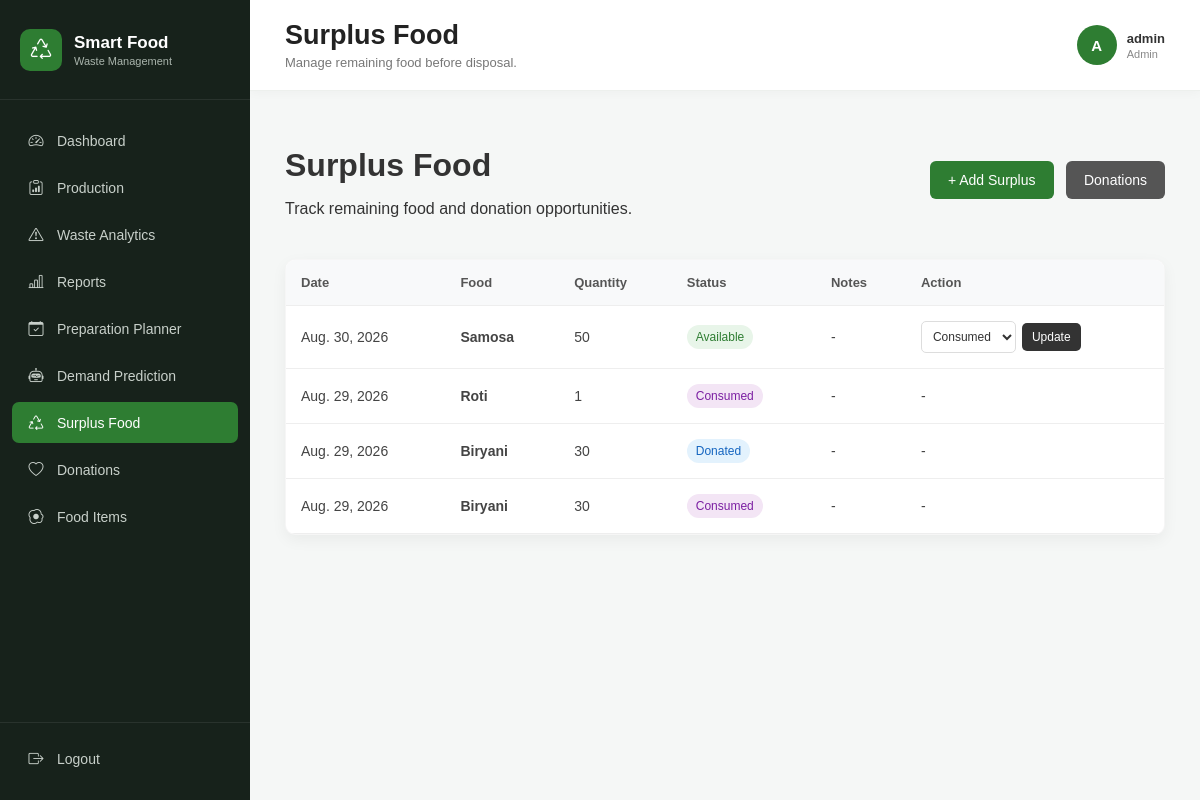
Page /surplus/ (signed in) on the committed database.
### waste_management/models.py (models this page shows, shortened)
class SurplusFood(models.Model):
    STATUS_CHOICES = [
        ('Available', 'Available'),
        ('Donated', 'Donated'),
        ('Consumed', 'Consumed'),
        ('Disposed', 'Disposed'),
    ]
    food = models.ForeignKey(
        FoodItem,
        on_delete=models.CASCADE,
        related_name='surplus_records'
    )
    quantity = models.PositiveIntegerField()
    surplus_date = models.DateField()
    status = models.CharField(
        max_length=20,
        choices=STATUS_CHOICES,
        default='Available'
    )
    notes = models.TextField(
        blank=True
    )
    created_at = models.DateTimeField(
        auto_now_add=True
    )

class FoodItem(models.Model):
    CATEGORY_CHOICES = [
        ('Breakfast', 'Breakfast'),
        ('Main Course', 'Main Course'),
        ('Snacks', 'Snacks'),
        ('Dessert', 'Dessert'),
        ('Beverage', 'Beverage'),
        ('Other', 'Other'),
    ]
    food_name = models.CharField(
        max_length=100
    )
    category = models.CharField(
        max_length=50,
        choices=CATEGORY_CHOICES
    )
    cost_per_unit = models.DecimalField(
        max_digits=10,
        decimal_places=2,
        validators=[MinValueValidator(0)]
    )
    selling_price = models.DecimalField(
        max_digits=10,
        decimal_places=2,
        validators=[MinValueValidator(0)]
    )
    is_available = models.BooleanField(
        default=True
    )
    created_at = models.DateTimeField(
        auto_now_add=True
    )
    updated_at = models.DateTimeField(
        auto_now=True
    )

### waste_management/views.py (the view)
@login_required
def surplus_list(request):
    if not (
        request.user.groups.filter(
            name="Admin"
        ).exists()
        or
        request.user.groups.filter(
            name="Staff"
        ).exists()
    ):
        return redirect("dashboard")
    surplus_foods = (
        SurplusFood.objects
        .select_related("food")
        .order_by(
            "-surplus_date",
            "-created_at"
        )
    )
    return render(
        request,
        "waste_management/surplus_list.html",
        {
            "surplus_foods": surplus_foods
        }
    )

### waste_management/templates/waste_management/surplus_list.html (shortened to what this page needs)
{% extends 'waste_management/base.html' %}
{% block page_title %}
  Surplus Food
{% endblock %}
{% block page_subtitle %}
  Manage remaining food before disposal.
{% endblock %}
{% block content %}
  <div class="page-header">
    <div>
      <h1>Surplus Food</h1>
      <p>Track remaining food and donation opportunities.</p>
    </div>
    <div>
      <a href="{% url 'add_surplus' %}" class="primary-btn">+ Add Surplus</a>
      <a href="{% url 'donation_list' %}" class="secondary-btn">Donations</a>
    </div>
  </div>
  <div class="table-container">
    <table>
      <thead>
        <tr>
          <th>Date</th>
          <th>Food</th>
          <th>Quantity</th>
          <th>Status</th>
          <th>Notes</th>
          <th>Action</th>
        </tr>
      </thead>
      <tbody>
        {% for surplus in surplus_foods %}
          <tr>
            <td>{{ surplus.surplus_date }}</td>
            <td>
              <strong>{{ surplus.food.food_name }}</strong>
            </td>
            <td>{{ surplus.quantity }}</td>
            <td>
              {% if surplus.status == 'Available' %}
                <span class="status-active">Available</span>
              {% elif surplus.status == 'Donated' %}
                <span class="status-donated">Donated</span>
              {% elif surplus.status == 'Consumed' %}
                <span class="status-consumed">Consumed</span>
              {% elif surplus.status == 'Disposed' %}
                <span class="status-disposed">Disposed</span>
              {% endif %}
            </td>
            <td>{{ surplus.notes|default:'-' }}</td>
            <td>
              {% if surplus.status == 'Available' %}
                <form method="POST" action="{% url 'update_surplus_status' surplus.id %}" style="display:flex; gap:6px; align-items:center;">
                  <select name="status" class="small-select">
                    <option value="Consumed">Consumed</option>
                  </select>
                  <button type="submit" class="small-btn">Update</button>
                </form>
              {% else %}
                -
              {% endif %}
            </td>
          </tr>
        {% empty %}
          <tr>
            <td colspan="6" class="empty-state">No surplus food records found.</td>
          </tr>
        {% endfor %}
      </tbody>
    </table>
  </div>
{% endblock %}

### waste_management/templates/waste_management/base.html (shortened to what this page needs)
{% load static %}
<!DOCTYPE html>
<html lang="en">
  <head>
    <link rel="stylesheet" href="{% static 'css/style.css' %}" />
    <link rel="stylesheet" href="https://cdn.jsdelivr.net/npm/bootstrap-icons@1.11.3/font/bootstrap-icons.min.css" />
  </head>
  <body>
    <div class="app-layout">
      <aside class="app-sidebar">
        <div class="sidebar-brand">
          <div class="sidebar-brand-icon">
            <i class="bi bi-recycle"></i>
          </div>
          <div>
            <h2>Smart Food</h2>
            <span>Waste Management</span>
          </div>
        </div>
        <nav class="sidebar-menu">
          <a href="{% url 'dashboard' %}" class="sidebar-link {% if request.resolver_match.url_name == 'dashboard' %}active{% endif %}">
            <span class="sidebar-icon"><i class="bi bi-speedometer2"></i></span>
            <span>Dashboard</span>
          </a>
          <a href="{% url 'production_list' %}" class="sidebar-link {% if request.resolver_match.url_name == 'production_list' or request.resolver_match.url_name == 'add_production' %}active{% endif %}">
            <span class="sidebar-icon"><i class="bi bi-clipboard-data"></i></span>
            <span>Production</span>
          </a>
          <a href="{% url 'waste_dashboard' %}" class="sidebar-link {% if request.resolver_match.url_name == 'waste_dashboard' %}active{% endif %}">
            <span class="sidebar-icon"><i class="bi bi-exclamation-triangle"></i></span>
            <span>Waste Analytics</span>
          </a>
          <a href="{% url 'reports_dashboard' %}" class="sidebar-link {% if request.resolver_match.url_name == 'reports_dashboard' %}active{% endif %}">
            <span class="sidebar-icon"><i class="bi bi-bar-chart-line"></i></span>
            <span>Reports</span>
          </a>
          <a href="{% url 'preparation_planner' %}" class="sidebar-link {% if request.resolver_match.url_name == 'preparation_planner' %}active{% endif %}">
            <span class="sidebar-icon"><i class="bi bi-calendar-check"></i></span>
            <span>Preparation Planner</span>
          </a>
          <a href="{% url 'demand_prediction' %}" class="sidebar-link {% if request.resolver_match.url_name == 'demand_prediction' %}active{% endif %}">
            <span class="sidebar-icon"><i class="bi bi-robot"></i></span>
            <span>Demand Prediction</span>
          </a>
          <a href="{% url 'surplus_list' %}" class="sidebar-link {% if request.resolver_match.url_name == 'surplus_list' or request.resolver_match.url_name == 'add_surplus' %}active{% endif %}">
            <span class="sidebar-icon"><i class="bi bi-recycle"></i></span>
            <span>Surplus Food</span>
          </a>
          <a href="{% url 'donation_list' %}" class="sidebar-link {% if request.resolver_match.url_name == 'donation_list' or request.resolver_match.url_name == 'add_donation' %}active{% endif %}">
            <span class="sidebar-icon"><i class="bi bi-heart"></i></span>
            <span>Donations</span>
          </a>
          {% if request.user.groups.all %}
            {% if request.user.groups.all.0.name == 'Admin' %}
              <a href="{% url 'food_list' %}" class="sidebar-link {% if request.resolver_match.url_name == 'food_list' or request.resolver_match.url_name == 'add_food' or request.resolver_match.url_name == 'edit_food' %}active{% endif %}">
                <span class="sidebar-icon"><i class="bi bi-egg-fried"></i></span>
                <span>Food Items</span>
              </a>
            {% endif %}
          {% endif %}
        </nav>
        <div class="sidebar-footer">
          <a href="{% url 'logout' %}" class="sidebar-link logout-link">
            <span class="sidebar-icon"><i class="bi bi-box-arrow-right"></i></span>
            <span>Logout</span>
          </a>
        </div>
      </aside>
      <main class="app-main">
        <header class="app-topbar">
          <div>
            <h1>
              {% block page_title %}{% endblock %}
            </h1>
            <p>
              {% block page_subtitle %}{% endblock %}
            </p>
          </div>
          <div class="app-user">
            <div class="app-user-avatar">{{ request.user.username|first|upper }}</div>
            <div>
              <strong>{{ request.user.username }}</strong>
              <span>
                {% if request.user.groups.all.0.name %}
                  {{ request.user.groups.all.0.name }}
                {% else %}
                  User
                {% endif %}
              </span>
            </div>
          </div>
        </header>
        <div class="app-content">
          {% block content %}
          {% endblock %}
        </div>
      </main>
    </div>
  </body>
</html>

### rows in the picture
SurplusFood: surplus_date "Aug. 30, 2026", food.food_name "Samosa", quantity "50", status "Available", notes "-"
SurplusFood: surplus_date "Aug. 29, 2026", food.food_name "Roti", quantity "1", status "Consumed", notes "-"
SurplusFood: surplus_date "Aug. 29, 2026", food.food_name "Biryani", quantity "30", status "Donated", notes "-"
SurplusFood: surplus_date "Aug. 29, 2026", food.food_name "Biryani", quantity "30", status "Consumed", notes "-"

### other values in the picture
{{ request.user.username|first|upper }} "A"
{{ request.user.username }} "admin"
{{ request.user.groups.all.0.name }} "Admin"
